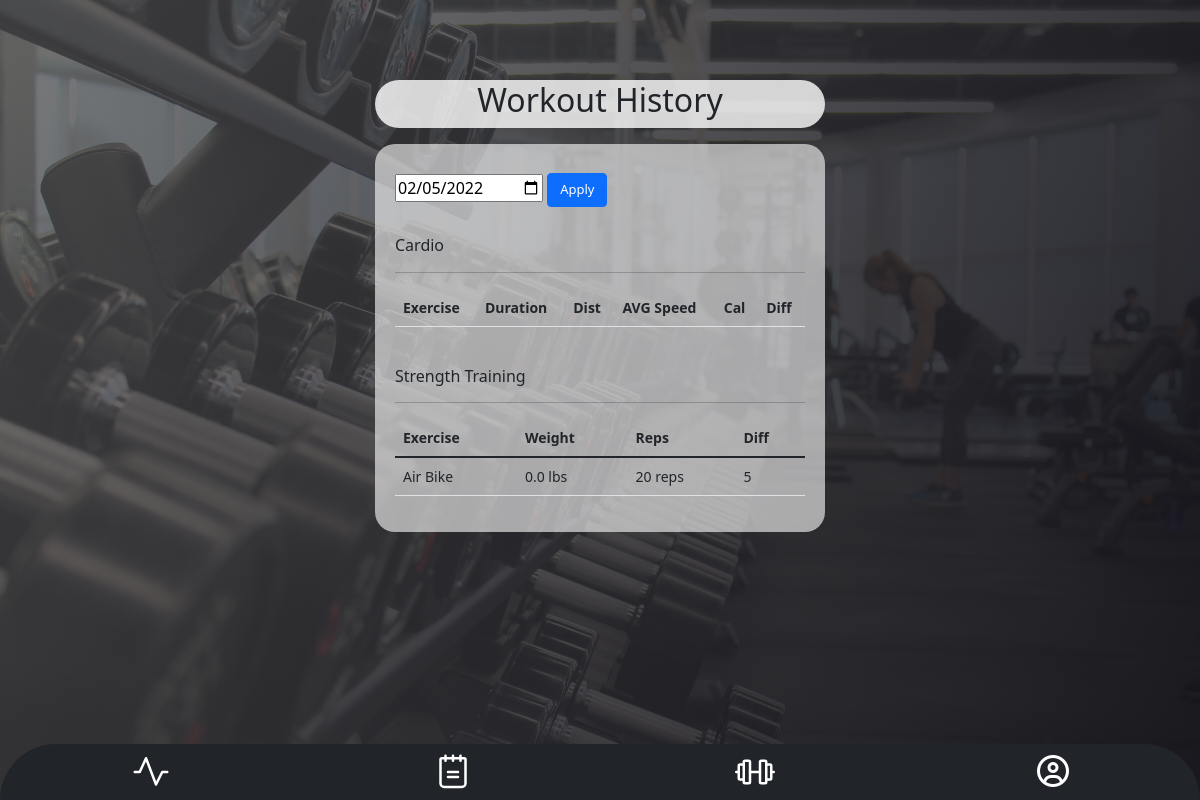
The app's page /history (signed in) with its own data.
### app.py (models this page shows, shortened)
class WorkoutLog(db.Model):
    id = db.Column(db.Integer, primary_key=True)
    userId = db.Column(db.Integer, db.ForeignKey('users.id'))
    recorded = db.Column(db.DateTime, unique=False, nullable=False)
    exercise = db.Column(db.String(100), unique=False, nullable=False)
    type = db.Column(db.String(100), unique=False, nullable=False) # Cardio or weightlift
    reps = db.Column(db.Integer, unique=False, nullable=True)
    weight = db.Column(db.Float, unique=False, nullable=True) # Measured in lbs.
    duration = db.Column(db.Integer, unique=False, nullable=True) # Measured in mins
    distance = db.Column(db.Float, unique=False, nullable=True) # Measured in mi.
    avgSpeed = db.Column(db.Float, unique=False, nullable=True) # Measured in MPH
    calories = db.Column(db.Integer, unique=False, nullable=True) # Calorie Estimation using formula from https://fitness.stackexchange.com/questions/32401/how-to-calculate-calories-in-kcal-from-time-and-distance-running
    difficulty = db.Column(db.Integer, unique=False, nullable=True) # Difficulty scale from 0 to 10

### app.py (the view)
@app.route("/history", methods=["GET", "POST"])
@login_required
def history():
    recorded = date.today().strftime('%Y-%m-%d')
    if request.method == "POST":
        recorded = request.form['date']
    workoutLogs = WorkoutLog.query.filter_by(recorded=f"{recorded} 00:00:00.000000", userId=current_user.id).all()
    date_msg = datetime.strptime(recorded, '%Y-%m-%d').strftime('%m/%d/%Y')
    return render_template("history.html", workoutLogs=workoutLogs, recorded=recorded, date_msg=date_msg)

### app.py (called while the page is built)
@login_manager.user_loader
def load_user(user_id):
    return Users.query.get(int(user_id))

### Templates/history.html (shortened to what this page needs)
{% extends "layout.html" %}
{% block content %}
    <div class="header">
        <h2>Workout History</h2>
    </div>
    <div class="history container form-box page-box">
        <form action="/history" method="POST">
            <input type="date" id="date" name="date" value="{{ recorded }}">
       <button class="btn btn-primary">Apply</button>
        </form>
        <br>
        {% if workoutLogs == [] %}
            <p class="empty-msg">No Workout Logged on {{ date_msg }}</p>
        {% else %}
        <h6>Cardio</h6>
        <hr>
        <table class="table log-table">
            <thead>
                <th scope="col">Exercise</th>
                <th scope="col">Duration</th>
                <th scope="col">Dist</th>
                <th scope="col">AVG Speed</th>
                <th scope="col">Cal</th>
                <th scope="col">Diff</th>
            </thead>
        </table>
        <br>
        <h6>Strength Training</h6>
        <hr>
        <table class="table log-table">
            <thead>
                <th scope="col">Exercise</th>
                <th scope="col">Weight</th>
                <th scope="col">Reps</th>
                <th scope="col">Diff</th>
            </thead>
            {% for log in workoutLogs %}
                {% if log.type == "strength training" %}
                <tr>
                    <td>{{ log.exercise.title() }}</td>
                    <td>{{ log.weight }} lbs</td>
                    <td>{{ log.reps }} reps</td>
                    <td>{{ log.difficulty }}</td>
                </tr>
                {% endif %}
            {% endfor %}
        </table>
        {% endif %}
    </div>
{% endblock %}

### Static/styles.css (style rules this page uses)
input { margin: 10px auto; }
html { min-height: 100%; position:relative; }
html::before { content: ''; position: absolute; z-index: -1; background-image: linear-gradient( 115deg, rgba(78, 78, 80, 0.75), rgba(19, 19, 26, 0.95) ), url("./images/gym.jpg"); background-size:cover; background-repeat: no-repeat; background-position:center; background-attachment: fixed; top: 0; right: 0; left: 0; bottom: 0; }
.form-box { background-color: RGB(255,255,255,0.60); width: 450px; padding: 20px; border-radius: 20px; margin: 5vh auto; }
.header { background-color: RGB(255,255,255, 0.8); width: 450px; padding: 1px; border-radius: 30px; margin: 10vh auto 2vh; }
.history { margin: 0 auto; }
.btn { font-size: small; }
.log-table { font-size: 14px; }
h1,h2 { text-align: center; }
.page-box { margin-bottom: 7.5vh; }

### records on screen
WorkoutLog: exercise "Air Bike", weight "0.0", reps "20", difficulty "5"
